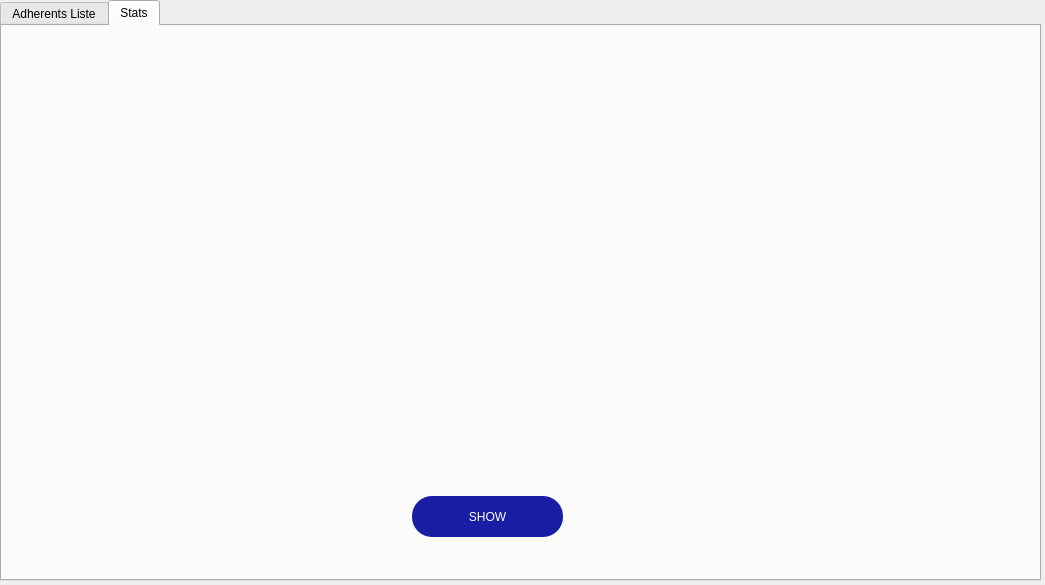
<?xml version="1.0" encoding="UTF-8"?>
<ui version="4.0">
 <class>adherentsdialog</class>
 <widget class="QDialog" name="adherentsdialog">
  <property name="geometry">
   <rect>
    <x>0</x>
    <y>0</y>
    <width>1045</width>
    <height>585</height>
   </rect>
  </property>
  <property name="windowTitle">
   <string>Dialog</string>
  </property>
  <widget class="QTabWidget" name="tabWidget">
   <property name="geometry">
    <rect>
     <x>0</x>
     <y>0</y>
     <width>1041</width>
     <height>581</height>
    </rect>
   </property>
   <property name="styleSheet">
    <string notr="true">QPushButton
{
background-color : #181DA4 ;
border-radius : 20px ;
color : white ;
}</string>
   </property>
   <property name="currentIndex">
    <number>1</number>
   </property>
   <property name="iconSize">
    <size>
     <width>30</width>
     <height>30</height>
    </size>
   </property>
   <widget class="QWidget" name="tab">
    <attribute name="icon">
     <iconset>
      <normaloff>71.png</normaloff>71.png</iconset>
    </attribute>
    <attribute name="title">
     <string>Adherents Liste</string>
    </attribute>
    <widget class="QPushButton" name="pushButton_delete">
     <property name="enabled">
      <bool>false</bool>
     </property>
     <property name="geometry">
      <rect>
       <x>150</x>
       <y>310</y>
       <width>90</width>
       <height>40</height>
      </rect>
     </property>
     <property name="text">
      <string>Delete</string>
     </property>
     <property name="icon">
      <iconset resource="resources.qrc">
       <normaloff>:/new/prefix1/45.png</normaloff>:/new/prefix1/45.png</iconset>
     </property>
    </widget>
    <widget class="QPushButton" name="pushButton_init">
     <property name="enabled">
      <bool>false</bool>
     </property>
     <property name="geometry">
      <rect>
       <x>150</x>
       <y>390</y>
       <width>60</width>
       <height>40</height>
      </rect>
     </property>
     <property name="text">
      <string/>
     </property>
     <property name="icon">
      <iconset resource="resources.qrc">
       <normaloff>:/new/prefix1/46.png</normaloff>:/new/prefix1/46.png</iconset>
     </property>
     <property name="iconSize">
      <size>
       <width>25</width>
       <height>25</height>
      </size>
     </property>
    </widget>
    <widget class="QWidget" name="layoutWidget">
     <property name="geometry">
      <rect>
       <x>20</x>
       <y>50</y>
       <width>361</width>
       <height>241</height>
      </rect>
     </property>
     <layout class="QVBoxLayout" name="verticalLayout">
      <item>
       <layout class="QHBoxLayout" name="horizontalLayout">
        <item>
         <widget class="QLabel" name="label_4">
          <property name="text">
           <string>Code Adhérent</string>
          </property>
         </widget>
        </item>
        <item>
         <widget class="QLineEdit" name="lineEdit_code_adhr">
          <property name="enabled">
           <bool>false</bool>
          </property>
         </widget>
        </item>
       </layout>
      </item>
      <item>
       <layout class="QHBoxLayout" name="horizontalLayout_2">
        <item>
         <widget class="QLabel" name="label_3">
          <property name="text">
           <string>Nom Adhérent</string>
          </property>
         </widget>
        </item>
        <item>
         <widget class="QLineEdit" name="lineEdit_nom_adr"/>
        </item>
       </layout>
      </item>
      <item>
       <layout class="QHBoxLayout" name="horizontalLayout_3">
        <item>
         <widget class="QLabel" name="label_2">
          <property name="text">
           <string>Nombre d'emprunts</string>
          </property>
         </widget>
        </item>
        <item>
         <widget class="QLineEdit" name="lineEdit_nbrEmp_adr"/>
        </item>
       </layout>
      </item>
     </layout>
    </widget>
    <widget class="QPushButton" name="pushButton_save">
     <property name="enabled">
      <bool>false</bool>
     </property>
     <property name="geometry">
      <rect>
       <x>20</x>
       <y>310</y>
       <width>90</width>
       <height>40</height>
      </rect>
     </property>
     <property name="text">
      <string>Save</string>
     </property>
     <property name="icon">
      <iconset resource="resources.qrc">
       <normaloff>:/new/prefix1/33.png</normaloff>:/new/prefix1/33.png</iconset>
     </property>
    </widget>
    <widget class="QPushButton" name="pushButton_update">
     <property name="enabled">
      <bool>false</bool>
     </property>
     <property name="geometry">
      <rect>
       <x>280</x>
       <y>310</y>
       <width>90</width>
       <height>40</height>
      </rect>
     </property>
     <property name="text">
      <string>Update</string>
     </property>
     <property name="icon">
      <iconset resource="resources.qrc">
       <normaloff>:/new/prefix1/59.png</normaloff>:/new/prefix1/59.png</iconset>
     </property>
    </widget>
    <widget class="QLabel" name="label_status2">
     <property name="geometry">
      <rect>
       <x>10</x>
       <y>510</y>
       <width>381</width>
       <height>16</height>
      </rect>
     </property>
     <property name="text">
      <string>TextLabel</string>
     </property>
    </widget>
    <widget class="QPushButton" name="pushButton_load">
     <property name="geometry">
      <rect>
       <x>660</x>
       <y>480</y>
       <width>80</width>
       <height>40</height>
      </rect>
     </property>
     <property name="text">
      <string>Load</string>
     </property>
     <property name="icon">
      <iconset resource="resources.qrc">
       <normaloff>:/new/prefix1/42.png</normaloff>:/new/prefix1/42.png</iconset>
     </property>
    </widget>
    <widget class="QGroupBox" name="groupBox">
     <property name="geometry">
      <rect>
       <x>10</x>
       <y>20</y>
       <width>411</width>
       <height>441</height>
      </rect>
     </property>
     <property name="title">
      <string>Adhérent Info</string>
     </property>
    </widget>
    <widget class="QGroupBox" name="groupBox_2">
     <property name="geometry">
      <rect>
       <x>440</x>
       <y>20</y>
       <width>571</width>
       <height>441</height>
      </rect>
     </property>
     <property name="title">
      <string>Adhérent Table</string>
     </property>
     <widget class="QTableView" name="tableView">
      <property name="geometry">
       <rect>
        <x>20</x>
        <y>30</y>
        <width>531</width>
        <height>401</height>
       </rect>
      </property>
     </widget>
    </widget>
    <zorder>groupBox</zorder>
    <zorder>groupBox_2</zorder>
    <zorder>pushButton_load</zorder>
    <zorder>pushButton_delete</zorder>
    <zorder>pushButton_init</zorder>
    <zorder>layoutWidget</zorder>
    <zorder>pushButton_save</zorder>
    <zorder>pushButton_update</zorder>
    <zorder>label_status2</zorder>
   </widget>
   <widget class="QWidget" name="tab_2">
    <attribute name="icon">
     <iconset resource="resources.qrc">
      <normaloff>:/new/prefix1/55.png</normaloff>:/new/prefix1/55.png</iconset>
    </attribute>
    <attribute name="title">
     <string>Stats</string>
    </attribute>
    <widget class="QPushButton" name="pushButton_stats_adh">
     <property name="geometry">
      <rect>
       <x>410</x>
       <y>470</y>
       <width>151</width>
       <height>41</height>
      </rect>
     </property>
     <property name="styleSheet">
      <string notr="true">QPushButton
{
background-color : #181DA4 ;
border-radius : 20px ;
color : white ;
}</string>
     </property>
     <property name="text">
      <string>SHOW</string>
     </property>
     <property name="icon">
      <iconset resource="resources.qrc">
       <normaloff>:/new/prefix1/55.png</normaloff>:/new/prefix1/55.png</iconset>
     </property>
     <property name="iconSize">
      <size>
       <width>30</width>
       <height>30</height>
      </size>
     </property>
    </widget>
    <widget class="QCustomPlot" name="customPlot" native="true">
     <property name="geometry">
      <rect>
       <x>50</x>
       <y>30</y>
       <width>891</width>
       <height>401</height>
      </rect>
     </property>
    </widget>
   </widget>
  </widget>
 </widget>
 <customwidgets>
  <customwidget>
   <class>QCustomPlot</class>
   <extends>QWidget</extends>
   <header>qcustomplot.h</header>
   <container>1</container>
  </customwidget>
 </customwidgets>
 <resources>
  <include location="resources.qrc"/>
 </resources>
 <connections/>
</ui>
